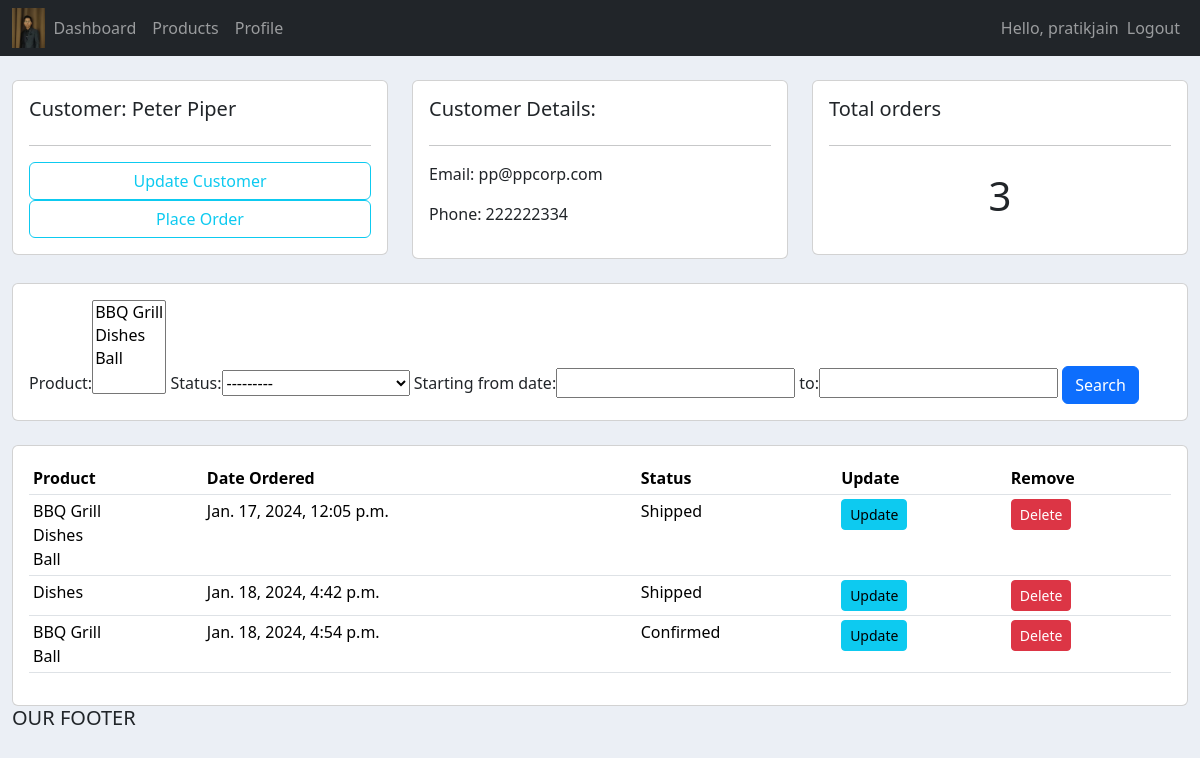
/customer/2 (signed in), run on the app's committed database.
### accounts/models.py (models this page shows, shortened)
class Customer(models.Model):
    user = models.OneToOneField(User,on_delete=models.CASCADE,null=True)
    name = models.CharField(max_length=200,null=True,blank=True)
    phone = models.CharField(max_length=200,null=True,blank=True)
    email = models.CharField(max_length=200,null=True,blank=True)
    profile_pic = models.ImageField(default='avatar.png',null=True, blank=True)
    date_created = models.DateTimeField(auto_now_add=True,null=True)

class Product(models.Model):
    CATEGORY = [
            ('Indoor','Indoor'),
            ('Outdoor','Outdoor')
            ]
    name = models.CharField(max_length=200,null=True)
    price = models.FloatField(null=True)
    category = models.CharField(max_length=200,null=True,choices=CATEGORY)
    date_created = models.DateTimeField(auto_now_add=True,null=True)
    description = models.CharField(max_length=200,null=True,blank=True)
    tag = models.ManyToManyField(Tag)
    def __str__(self):
        return self.name

class Order(models.Model):
    STATUS = [
            ('Confirmation Pending','Confirmation Pending'),
            ('Confirmed','Confirmed'),
            ('Shipped','Shipped'),
            ('In Transit','In Transit'),
            ('Out For Delivery','Out For Delivery'),
            ('Delivered','Delivered')
            ]
    customer = models.ForeignKey(Customer,null=True,on_delete=models.SET_NULL)
    product = models.ManyToManyField(Product)
    date_created = models.DateTimeField(auto_now_add=True,null=True)
    status = models.CharField(max_length=200,null=True,choices=STATUS,default='Confirmation Pending')

### users/decorators.py (the view)
        def wrapper_func(request,*args,**kwargs):
            groups = request.user.groups.all()
            for group in groups :
                if group.name in allowed_roles :
                    return view_func(request,*args,**kwargs)
            return HttpResponse(render(request,'users/unauthorised.html'),status=401)

### accounts/views.py (called while the page is built)
@login_required
@allowed_users(['Admin'])
def customer(request,customer_id):
    customer = Customer.objects.get(pk=customer_id)
    customer_orders = customer.order_set.all()
    customer_orders_count = customer_orders.count()
    my_filter = OrderFilter(request.GET,queryset=customer_orders)
    customer_orders = my_filter.qs
    context = {
            'customer' : customer,
            'customer_orders' : customer_orders,
            'customer_orders_count' : customer_orders_count,
            'my_filter' : my_filter,
    }
    return render(request,'accounts/customer.html',context)

### accounts/templates/accounts/customer.html
{% extends 'accounts/main.html' %}
{% block body %}
    <br>
    <div class="row">
      <div class="col-md">
        <div class="card card-body">
          <h5>Customer: {{ customer.name }}</h5>
          <hr>
          <a class="btn btn-outline-info btn-block" href="">Update Customer</a>
          <a class="btn btn-outline-info btn-block" href="{% url 'create_order' customer_id=customer.id %}">Place Order</a>
        </div>
      </div>
      <div class="col-md">
        <div class="card card-body">
          <h5>Customer Details: </h5>
          <hr>
          <p>Email:  {{ customer.email }}</p>
          <p>Phone:  {{ customer.phone }}</p>
        </div>
      </div>
      <div class="col-md">
        <div class="card card-body">
          <h5>Total orders</h5>
          <hr>
          <h1 style="text-align: center;padding: 10px">{{ customer_orders_count }}</h1>
        </div>
      </div>
    </div>
    <br>
    <div class="row">
      <div class="col">
        <div class="card card-body">
          <form method="get">
            {{ my_filter.form }}
            <button class="btn btn-primary" type="submit" name="button">Search</button>
          </form>
        </div>
      </div>
    </div>
    <br>
    <div class="row">
      <div class="col-md">
        <div class="card card-body">
          <table class="table table-sm">
            <tr>
              <th>Product</th>
              <th>Date Ordered</th>
              <th>Status</th>
              <th>Update</th>
              <th>Remove</th>
            </tr>
            {% for order in customer_orders %}
                <tr>
                  <td>
                    {% for product in order.product.all %}
                        {{ product.name }}
                        <br>
                    {% endfor %}
                  </td>
                  <td>{{ order.date_created }}</td>
                  <td>{{ order.status }}</td>
                  <td><a href="#" class="btn btn-sm btn-info">Update</a></td>
                  <td><a href="#" class="btn btn-sm btn-danger">Delete</a></td>
                </tr>
            {% endfor %}
          </table>
        </div>
      </div>
    </div>
{% endblock %}

### accounts/templates/accounts/navbar.html (shortened to what this page needs)
{% load static %}
<nav class="navbar navbar-expand-lg navbar-dark bg-dark">
  <div class="container-fluid">
    <img src="{% static 'images/my_image.jpeg' %}" alt="" height="40px">
    <div class="collapse navbar-collapse" id="navbarNav">
      <ul class="navbar-nav">
            <li class="nav-item">
              <a class="nav-link" aria-current="page" href="{% url 'home' %}">Dashboard</a>
            </li>
            <li class="nav-item">
              <a class="nav-link" href="{% url 'products' %}">Products</a>
            </li>
            <li class="nav-item">
              <a class="nav-link" href="{% url 'customer_profile' %}">Profile</a>
            </li>
      </ul>
      <ul class="navbar-nav ms-auto">
        <span class="navbar-text">
          Hello, {{ user.username }}
        </span>
        <li class="nav-item">
          <a class="nav-link" href="{% url 'logout' %}">Logout</a>
        </li>
      </ul>
    </div>
  </div>
</nav>

### static/css/main.css (style rules this page uses)
body { background-color: #ebeff5; }

### data on the page
Customer: name "Peter Piper", email "pp@ppcorp.com", phone "222222334"
Order: date_created "Jan. 17, 2024, 12:05 p.m.", status "Shipped"
Product: name "BBQ Grill"
Product: name "Dishes"
Product: name "Ball"
Order: date_created "Jan. 18, 2024, 4:42 p.m.", status "Shipped"
Order: date_created "Jan. 18, 2024, 4:54 p.m.", status "Confirmed"

### other printed values
{{ user.username }} "pratikjain"
{{ customer_orders_count }} "3"
